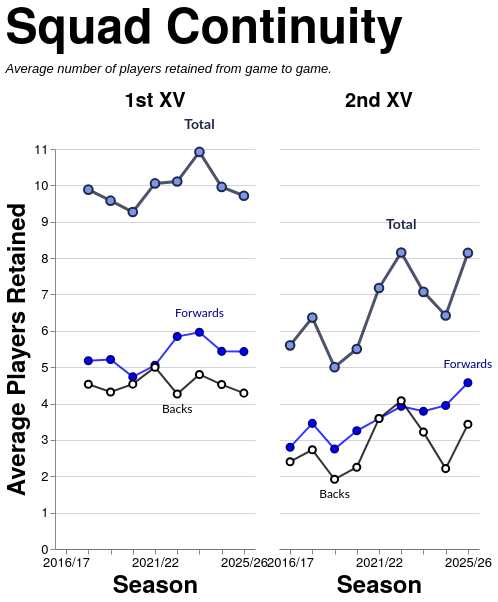

Describe this chart as a Vega-Lite specification.
### Vega-Lite specification from a JSON file in a GitHub repository (floating-point values rounded to 4 significant figures)
{"config": {"axis": {"labelFont": "PT Sans Narrow, Helvetica Neue, Helvetica, Arial, sans-serif", "titleFont": "PT Sans Narrow, Helvetica Neue, Helvetica, Arial, sans-serif", "labelFontSize": 13, "titleFontSize": 24, "gridColor": "#202947", "gridOpacity": 0.2, "zindex": 1}, "text": {"font": "Lato, sans-serif"}, "bar": {"cornerRadiusEnd": 5}, "header": {"labelFont": "PT Sans Narrow, Helvetica Neue, Helvetica, Arial, sans-serif", "titleFont": "PT Sans Narrow, Helvetica Neue, Helvetica, Arial, sans-serif", "labelFontSize": 24, "titleFontSize": 28, "labelFontWeight": "bold", "orient": "left"}, "legend": {"labelFont": "PT Sans Narrow, Helvetica Neue, Helvetica, Arial, sans-serif", "titleFont": "PT Sans Narrow, Helvetica Neue, Helvetica, Arial, sans-serif", "labelFontSize": 14, "titleFontSize": 16, "titlePadding": 5, "fillColor": "white", "strokeColor": "black", "padding": 10, "titleFontWeight": "lighter", "titleFontStyle": "italic", "titleColor": "gray", "offset": 10}, "title": {"font": "PT Sans Narrow, Helvetica Neue, Helvetica, Arial, sans-serif", "fontSize": 48, "fontWeight": "bold", "anchor": "start", "align": "center", "titlePadding": 20, "subtitlePadding": 10, "subtitleFontSize": 13, "subtitleColor": "", "subtitleFontStyle": "italic", "offset": 15, "color": "black"}, "axisX": {"labelAngle": 0}, "facet": {"title": null, "header": null, "align": {"row": "each", "column": "each"}}, "resolve": {"scale": {"y": "independent", "facet": "independent"}}, "background": "transparent", "scale": {"offsetBandPaddingOuter": 0.2, "offsetBandPaddingInner": 0.1}, "view": {"stroke": null, "background": "transparent"}}, "data": {"name": "data-c266a4d78d1aa76ec42880eef9847d82"}, "facet": {"column": {"field": "squad", "header": {"labelExpr": "datum.value + ' XV'", "labelFontSize": 20, "labelPadding": 6}, "sort": ["1st", "2nd"], "title": null, "type": "nominal"}}, "spec": {"layer": [{"mark": {"type": "line", "color": "#202946", "opacity": 0.8, "point": {"filled": true, "color": "#7d96e8", "stroke": "#202946", "size": 75, "strokeWidth": 2}, "strokeWidth": 3}, "encoding": {"detail": [{"field": "unit", "type": "nominal"}], "tooltip": [{"field": "season", "title": "Season", "type": "ordinal"}, {"field": "squad", "title": "Squad", "type": "nominal"}, {"field": "unit", "title": "Unit", "type": "nominal"}, {"field": "retained", "format": ".1f", "title": "Avg Retained", "type": "quantitative"}], "x": {"axis": {"labelAngle": 0, "labelOverlap": "parity"}, "field": "season", "sort": "ascending", "title": "Season", "type": "ordinal"}, "y": {"axis": {"tickMinStep": 1}, "field": "retained", "scale": {"zero": true}, "title": "Average Players Retained", "type": "quantitative"}}, "transform": [{"filter": "(datum.unit === 'Total')"}]}, {"mark": {"type": "line", "color": "blue", "opacity": 0.8, "point": {"filled": true, "color": "blue", "stroke": "darkblue", "size": 50, "strokeWidth": 2}, "strokeWidth": 2}, "encoding": {"detail": [{"field": "unit", "type": "nominal"}], "tooltip": [{"field": "season", "title": "Season", "type": "ordinal"}, {"field": "squad", "title": "Squad", "type": "nominal"}, {"field": "unit", "title": "Unit", "type": "nominal"}, {"field": "retained", "format": ".1f", "title": "Avg Retained", "type": "quantitative"}], "x": {"axis": {"labelAngle": 0, "labelOverlap": "parity"}, "field": "season", "sort": "ascending", "title": "Season", "type": "ordinal"}, "y": {"axis": {"tickMinStep": 1}, "field": "retained", "scale": {"zero": true}, "title": "Average Players Retained", "type": "quantitative"}}, "transform": [{"filter": "(datum.unit === 'Forwards')"}]}, {"mark": {"type": "line", "color": "black", "opacity": 0.8, "point": {"filled": true, "color": "white", "stroke": "black", "size": 50, "strokeWidth": 2}, "strokeWidth": 2}, "encoding": {"detail": [{"field": "unit", "type": "nominal"}], "tooltip": [{"field": "season", "title": "Season", "type": "ordinal"}, {"field": "squad", "title": "Squad", "type": "nominal"}, {"field": "unit", "title": "Unit", "type": "nominal"}, {"field": "retained", "format": ".1f", "title": "Avg Retained", "type": "quantitative"}], "x": {"axis": {"labelAngle": 0, "labelOverlap": "parity"}, "field": "season", "sort": "ascending", "title": "Season", "type": "ordinal"}, "y": {"axis": {"tickMinStep": 1}, "field": "retained", "scale": {"zero": true}, "title": "Average Players Retained", "type": "quantitative"}}, "transform": [{"filter": "(datum.unit === 'Backs')"}]}, {"mark": {"type": "text", "align": "center", "baseline": "bottom", "color": "#202946", "dx": 0, "dy": -20, "fontSize": 14, "fontWeight": "bold"}, "encoding": {"detail": [{"field": "unit", "type": "nominal"}], "text": {"value": "Total"}, "tooltip": [{"field": "season", "title": "Season", "type": "ordinal"}, {"field": "squad", "title": "Squad", "type": "nominal"}, {"field": "unit", "title": "Unit", "type": "nominal"}, {"field": "retained", "format": ".1f", "title": "Avg Retained", "type": "quantitative"}], "x": {"field": "season", "type": "ordinal"}, "y": {"field": "retained", "type": "quantitative"}}, "transform": [{"filter": "(datum.unit === 'Total')"}, {"calculate": "toNumber(split(datum.season, '/')[0])", "as": "season_order"}, {"joinaggregate": [{"op": "max", "field": "retained", "as": "max_value"}, {"op": "min", "field": "retained", "as": "min_value"}], "groupby": ["squad"]}, {"filter": "datum.retained > 0"}, {"filter": "datum.retained == datum.max_value"}, {"window": [{"op": "row_number", "field": "", "as": "rank"}], "groupby": ["squad"], "sort": [{"field": "season_order", "order": "descending"}]}, {"filter": "datum.rank == 1"}]}, {"mark": {"type": "text", "align": "center", "baseline": "bottom", "color": "darkblue", "dx": 0, "dy": -12, "fontSize": 12, "fontWeight": "normal"}, "encoding": {"detail": [{"field": "unit", "type": "nominal"}], "text": {"value": "Forwards"}, "tooltip": [{"field": "season", "title": "Season", "type": "ordinal"}, {"field": "squad", "title": "Squad", "type": "nominal"}, {"field": "unit", "title": "Unit", "type": "nominal"}, {"field": "retained", "format": ".1f", "title": "Avg Retained", "type": "quantitative"}], "x": {"field": "season", "type": "ordinal"}, "y": {"field": "retained", "type": "quantitative"}}, "transform": [{"filter": "(datum.unit === 'Forwards')"}, {"calculate": "toNumber(split(datum.season, '/')[0])", "as": "season_order"}, {"joinaggregate": [{"op": "max", "field": "retained", "as": "max_value"}, {"op": "min", "field": "retained", "as": "min_value"}], "groupby": ["squad"]}, {"filter": "datum.retained > 0"}, {"filter": "datum.retained == datum.max_value"}, {"window": [{"op": "row_number", "field": "", "as": "rank"}], "groupby": ["squad"], "sort": [{"field": "season_order", "order": "descending"}]}, {"filter": "datum.rank == 1"}]}, {"mark": {"type": "text", "align": "center", "baseline": "top", "color": "black", "dx": 0, "dy": 10, "fontSize": 12, "fontWeight": "normal"}, "encoding": {"detail": [{"field": "unit", "type": "nominal"}], "text": {"value": "Backs"}, "tooltip": [{"field": "season", "title": "Season", "type": "ordinal"}, {"field": "squad", "title": "Squad", "type": "nominal"}, {"field": "unit", "title": "Unit", "type": "nominal"}, {"field": "retained", "format": ".1f", "title": "Avg Retained", "type": "quantitative"}], "x": {"field": "season", "type": "ordinal"}, "y": {"field": "retained", "type": "quantitative"}}, "transform": [{"filter": "(datum.unit === 'Backs')"}, {"calculate": "toNumber(split(datum.season, '/')[0])", "as": "season_order"}, {"joinaggregate": [{"op": "max", "field": "retained", "as": "max_value"}, {"op": "min", "field": "retained", "as": "min_value"}], "groupby": ["squad"]}, {"filter": "datum.retained > 0"}, {"filter": "datum.retained == datum.min_value"}, {"window": [{"op": "row_number", "field": "", "as": "rank"}], "groupby": ["squad"], "sort": [{"field": "season_order", "order": "descending"}]}, {"filter": "datum.rank == 1"}]}, {"mark": {"type": "point", "color": "#7d96e8", "filled": true, "size": 250, "stroke": "#202946", "strokeWidth": 3}, "encoding": {"detail": [{"field": "unit", "type": "nominal"}], "tooltip": [{"field": "season", "title": "Season", "type": "ordinal"}, {"field": "squad", "title": "Squad", "type": "nominal"}, {"field": "unit", "title": "Unit", "type": "nominal"}, {"field": "retained", "format": ".1f", "title": "Avg Retained", "type": "quantitative"}], "x": {"axis": {"labelAngle": 0, "labelOverlap": "parity"}, "field": "season", "sort": "ascending", "title": "Season", "type": "ordinal"}, "y": {"axis": {"tickMinStep": 1}, "field": "retained", "scale": {"zero": true}, "title": "Average Players Retained", "type": "quantitative"}}, "transform": [{"filter": "datum.unit === 'Total' && datum.isSelected"}]}, {"mark": {"type": "point", "color": "blue", "filled": true, "size": 180, "stroke": "darkblue", "strokeWidth": 3}, "encoding": {"detail": [{"field": "unit", "type": "nominal"}], "tooltip": [{"field": "season", "title": "Season", "type": "ordinal"}, {"field": "squad", "title": "Squad", "type": "nominal"}, {"field": "unit", "title": "Unit", "type": "nominal"}, {"field": "retained", "format": ".1f", "title": "Avg Retained", "type": "quantitative"}], "x": {"axis": {"labelAngle": 0, "labelOverlap": "parity"}, "field": "season", "sort": "ascending", "title": "Season", "type": "ordinal"}, "y": {"axis": {"tickMinStep": 1}, "field": "retained", "scale": {"zero": true}, "title": "Average Players Retained", "type": "quantitative"}}, "transform": [{"filter": "datum.unit === 'Forwards' && datum.isSelected"}]}, {"mark": {"type": "point", "color": "white", "filled": true, "size": 180, "stroke": "black", "strokeWidth": 3}, "encoding": {"detail": [{"field": "unit", "type": "nominal"}], "tooltip": [{"field": "season", "title": "Season", "type": "ordinal"}, {"field": "squad", "title": "Squad", "type": "nominal"}, {"field": "unit", "title": "Unit", "type": "nominal"}, {"field": "retained", "format": ".1f", "title": "Avg Retained", "type": "quantitative"}], "x": {"axis": {"labelAngle": 0, "labelOverlap": "parity"}, "field": "season", "sort": "ascending", "title": "Season", "type": "ordinal"}, "y": {"axis": {"tickMinStep": 1}, "field": "retained", "scale": {"zero": true}, "title": "Average Players Retained", "type": "quantitative"}}, "transform": [{"filter": "datum.unit === 'Backs' && datum.isSelected"}]}], "height": 400, "width": 200}, "spacing": 10, "title": {"text": "Squad Continuity", "subtitle": ["Average number of players retained from game to game."]}, "$schema": "https://vega.github.io/schema/vega-lite/v5.20.1.json", "datasets": {"data-c266a4d78d1aa76ec42880eef9847d82": [{"season": "2017/18", "squad": "1st", "unit": "Total", "retained": 9.882}, {"season": "2017/18", "squad": "1st", "unit": "Forwards", "retained": 5.176}, {"season": "2017/18", "squad": "1st", "unit": "Backs", "retained": 4.529}, {"season": "2018/19", "squad": "1st", "unit": "Total", "retained": 9.579}, {"season": "2018/19", "squad": "1st", "unit": "Forwards", "retained": 5.211}, {"season": "2018/19", "squad": "1st", "unit": "Backs", "retained": 4.316}, {"season": "2019/20", "squad": "1st", "unit": "Total", "retained": 9.267}, {"season": "2019/20", "squad": "1st", "unit": "Forwards", "retained": 4.733}, {"season": "2019/20", "squad": "1st", "unit": "Backs", "retained": 4.533}, {"season": "2021/22", "squad": "1st", "unit": "Total", "retained": 10.05}, {"season": "2021/22", "squad": "1st", "unit": "Forwards", "retained": 5.053}, {"season": "2021/22", "squad": "1st", "unit": "Backs", "retained": 5.0}, {"season": "2022/23", "squad": "1st", "unit": "Total", "retained": 10.11}, {"season": "2022/23", "squad": "1st", "unit": "Forwards", "retained": 5.842}, {"season": "2022/23", "squad": "1st", "unit": "Backs", "retained": 4.263}, {"season": "2023/24", "squad": "1st", "unit": "Total", "retained": 10.92}, {"season": "2023/24", "squad": "1st", "unit": "Forwards", "retained": 5.96}, {"season": "2023/24", "squad": "1st", "unit": "Backs", "retained": 4.8}, {"season": "2024/25", "squad": "1st", "unit": "Total", "retained": 9.957}, {"season": "2024/25", "squad": "1st", "unit": "Forwards", "retained": 5.435}, {"season": "2024/25", "squad": "1st", "unit": "Backs", "retained": 4.522}, {"season": "2025/26", "squad": "1st", "unit": "Total", "retained": 9.714}, {"season": "2025/26", "squad": "1st", "unit": "Forwards", "retained": 5.429}, {"season": "2025/26", "squad": "1st", "unit": "Backs", "retained": 4.286}, {"season": "2016/17", "squad": "2nd", "unit": "Total", "retained": 5.6}, {"season": "2016/17", "squad": "2nd", "unit": "Forwards", "retained": 2.8}, {"season": "2016/17", "squad": "2nd", "unit": "Backs", "retained": 2.4}, {"season": "2017/18", "squad": "2nd", "unit": "Total", "retained": 6.364}, {"season": "2017/18", "squad": "2nd", "unit": "Forwards", "retained": 3.455}, {"season": "2017/18", "squad": "2nd", "unit": "Backs", "retained": 2.727}, {"season": "2018/19", "squad": "2nd", "unit": "Total", "retained": 5.0}, {"season": "2018/19", "squad": "2nd", "unit": "Forwards", "retained": 2.75}, {"season": "2018/19", "squad": "2nd", "unit": "Backs", "retained": 1.917}, {"season": "2019/20", "squad": "2nd", "unit": "Total", "retained": 5.5}, {"season": "2019/20", "squad": "2nd", "unit": "Forwards", "retained": 3.25}, {"season": "2019/20", "squad": "2nd", "unit": "Backs", "retained": 2.25}, {"season": "2021/22", "squad": "2nd", "unit": "Total", "retained": 7.176}, {"season": "2021/22", "squad": "2nd", "unit": "Forwards", "retained": 3.588}, {"season": "2021/22", "squad": "2nd", "unit": "Backs", "retained": 3.588}, {"season": "2022/23", "squad": "2nd", "unit": "Total", "retained": 8.154}, {"season": "2022/23", "squad": "2nd", "unit": "Forwards", "retained": 3.923}, {"season": "2022/23", "squad": "2nd", "unit": "Backs", "retained": 4.077}, {"season": "2023/24", "squad": "2nd", "unit": "Total", "retained": 7.071}, {"season": "2023/24", "squad": "2nd", "unit": "Forwards", "retained": 3.786}, {"season": "2023/24", "squad": "2nd", "unit": "Backs", "retained": 3.214}, {"season": "2024/25", "squad": "2nd", "unit": "Total", "retained": 6.421}, {"season": "2024/25", "squad": "2nd", "unit": "Forwards", "retained": 3.947}, {"season": "2024/25", "squad": "2nd", "unit": "Backs", "retained": 2.211}, {"season": "2025/26", "squad": "2nd", "unit": "Total", "retained": 8.143}, {"season": "2025/26", "squad": "2nd", "unit": "Forwards", "retained": 4.571}, {"season": "2025/26", "squad": "2nd", "unit": "Backs", "retained": 3.429}]}}
